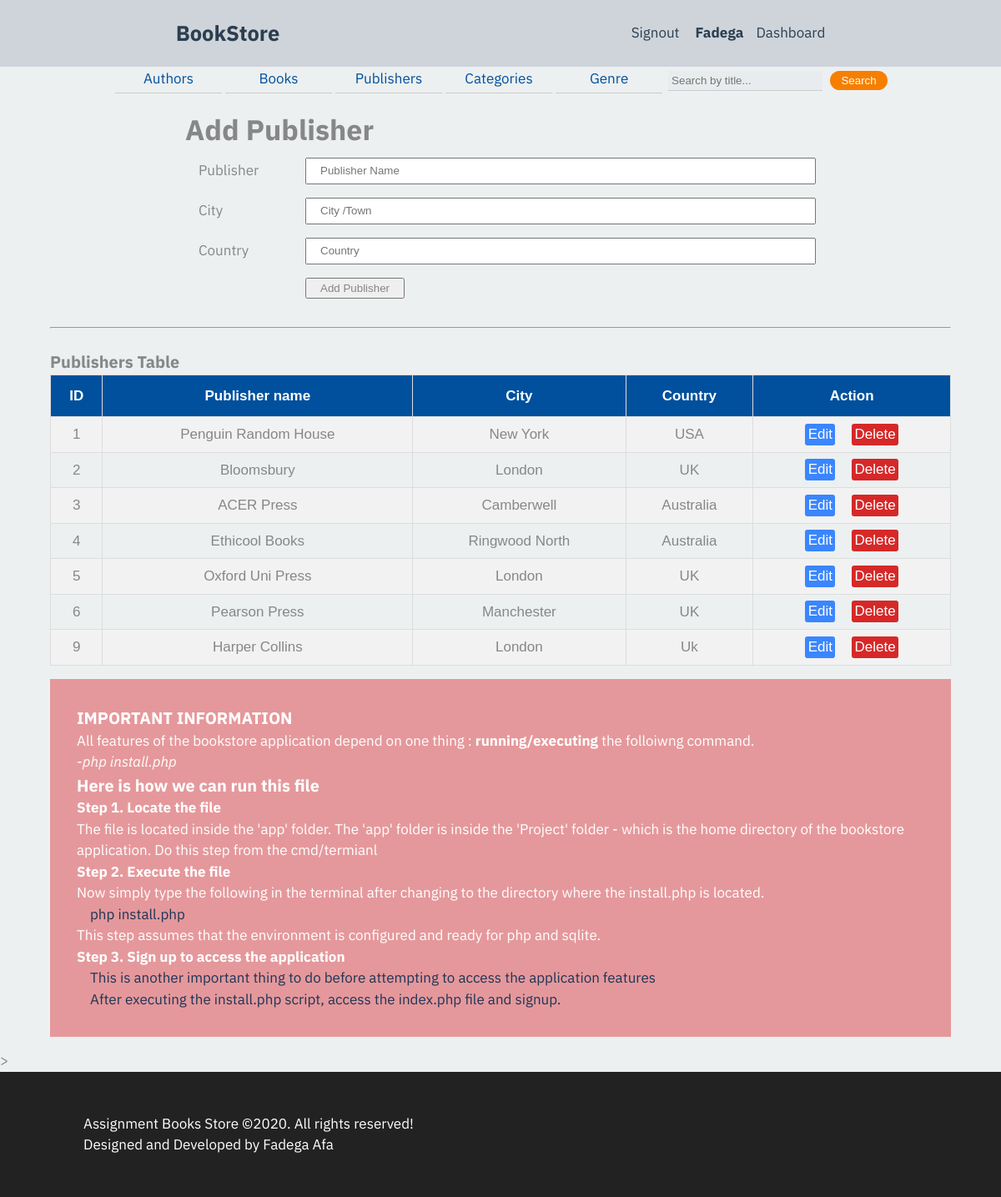
/templates/publisher.php (signed in), run on an earlier commit of the app's database.
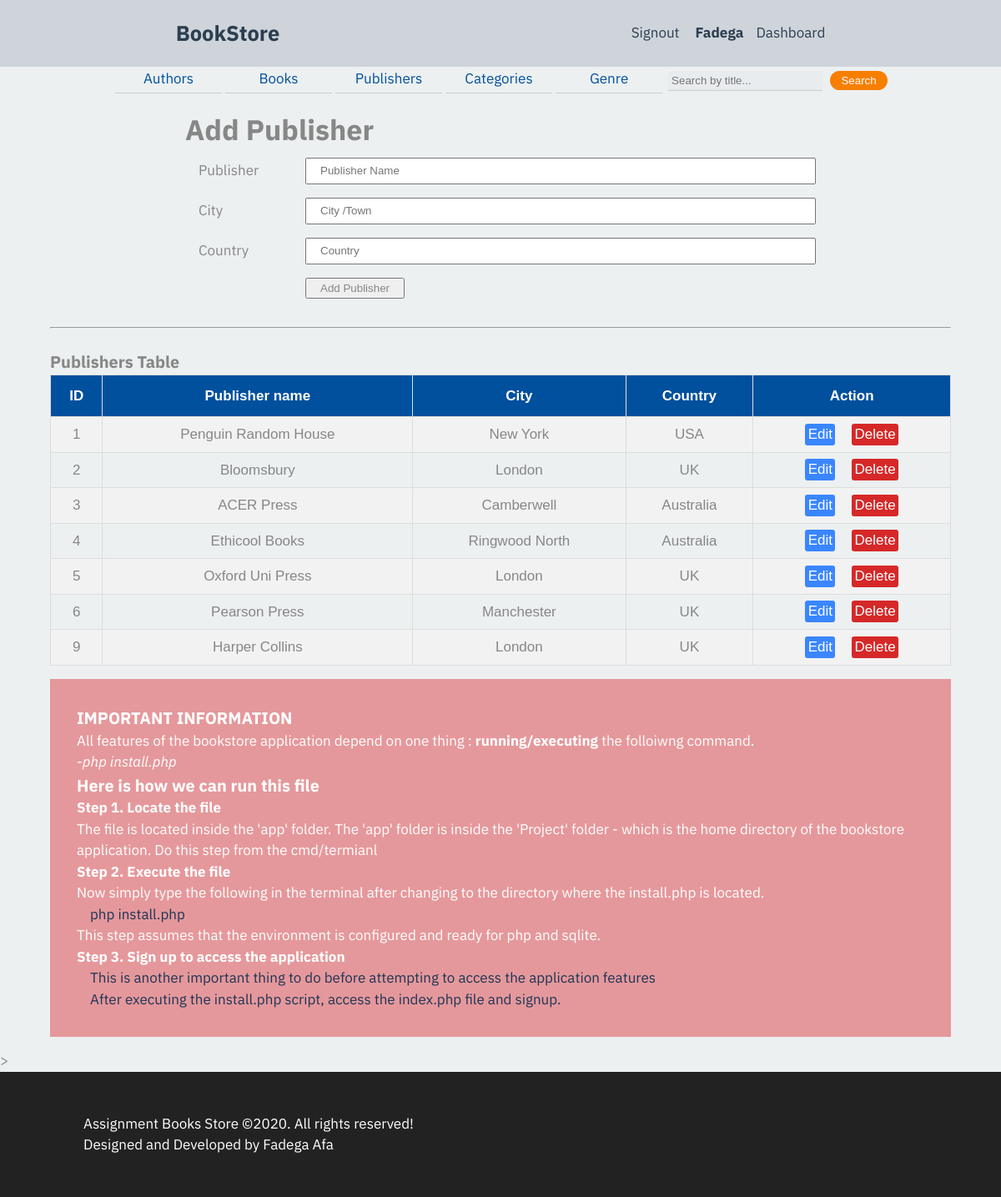
And on a later commit of the database.
### tables this page shows
CREATE TABLE publisher(
			publisher_id INTEGER PRIMARY KEY AUTOINCREMENT NOT NULL,
			pname TEXT NOT NULL,
			city TEXT,
			country TEXT NOT NULL
		);

### templates/publisher.php (the view, shortened to what this page needs)
<?php
    require '../app/header.php';
    require '../app/dbh.php';
?>
<main>
  <?php
    if(isset($_SESSION['useremail'])||isset($_SESSION['emailId'])){?>
        <form name="my-form" action="../app/publisher.inc.php" method="post">
            <h1>Add Publisher</h1>
            <div class="form-box">
                <label for="publisher">Publisher</label>
                <input type="text" id="publisher" name="publisher" placeholder="Publisher Name" >
            </div>
            <div class="form-box">
                <label for="city">City</label>
                <input type="text" id="city" name="city" placeholder="City /Town" >
            </div>
            <div class="form-box">
                <label for="country">Country</label>
                <input type="text" id="country" name="country" placeholder="Country" >
            </div>
            <div class="form-box">
                <button type="submit" id="btnSend" name="submit">Add Publisher</button>
            </div>
        </form>
        <br><hr><br>
        <h3>Publishers Table</h3>
        <table class="db-table">
        <tr>
            <th>ID </th>
            <th>Publisher name </th>
            <th>City </th>
            <th>Country </th>
            <th>Action</th>
        </tr>
        <?php
        $sql ='SELECT *FROM publisher';
        $res = $conn->prepare($sql);
        $res->execute();
        $data = $res->fetchAll(PDO::FETCH_ASSOC);
        foreach($data as $row):?>
          <tr>
            <td><?php echo $row['publisher_id'];?></td>
            <td><?php echo ucwords($row['pname']);?></td>
            <td><?php echo ucwords($row['city']);?></td>
            <td><?php echo ucwords($row['country']);?></td>
            <td>
               <a class="edit" href="../templates/editpublisher.php?id=<?php echo $row['publisher_id'];?>">Edit</a>
               <a class="delete" href="../app/deletepublisher.php?id=<?php echo $row['publisher_id'];?>">Delete</a>
            </td>
          </tr>
        <?php endforeach; ?>
        </table>
      <?php }else{
           echo
              '  <h2><br>Access denied ..</h2>
                 <p><br>Oops! You are not authorized. Please signin
                 <a href="../templates/signin.php">here</a>
                 <span> Or singup <a href="../templates/signup.php">here</a> </span></p>';
           }
          ?>
    </main>>
<?php require '../app/footer.php';?>

What changed in the data, as far as the page shows it:
changed publisher "Harper Collins": country "Uk" → "UK"
